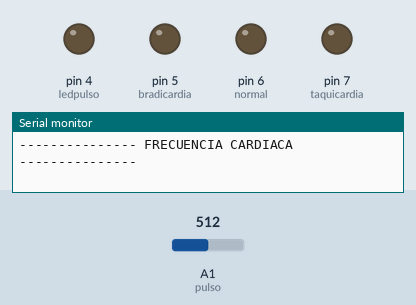
This sketch was run on a simulated Arduino Uno, built with avr-gcc and run on an emulated ATmega328P. Shown: output pins drawn as LEDs (lit = HIGH), the last lines printed to the serial monitor. The inputs (shaded band) are chosen by the test bench; at power-on: A1 (pulso) = 512.

Above: at 0.1 s.
At 4.7 s:
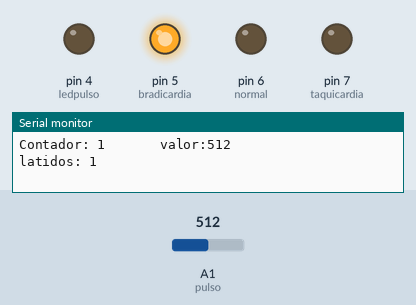
Timing chart, 0 to 6.2 s (numbered marks = the images above):
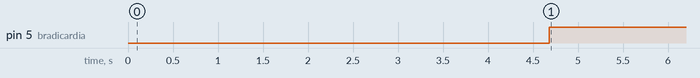

Measured:
- by itself, pin 5 (bradicardia): LOW → HIGH at 4.7 s

The sketch:

sketch_nov16a.ino
```cpp
const int rst=3;
const int start=2;

const int pulso=A1;

const int ledpulso=4;
const  int bradicardia=5;
const int normal=6;
const int taquicardia=7;

int senal=0;
int a=0; //latidos o pulso
int contador=0;
int b=0;

void setup()
{
  pinMode(rst,INPUT_PULLUP);
  pinMode(start,INPUT_PULLUP);
  pinMode(pulso,INPUT);
  pinMode(ledpulso,OUTPUT);
  pinMode(bradicardia,OUTPUT);
  pinMode(normal,OUTPUT);
  pinMode(taquicardia,OUTPUT);
  Serial.begin(9600);
}

void loop()
{
   bool start = !digitalRead(start); // Lee el estado del boton y lo invierte con !
    if (start )
    {
      Serial.println("--------------- FRECUENCIA CARDIACA ---------------");
      delay(2000); //2 segundo en cargar la siguiente info
      Serial.println("          latidos");
      delay(800);
      Serial.println("por minuto: ");
      delay(800);
      Serial.println(a);
      delay(1000);
      Serial.println("---------------------------------------------------");
      contador=0;
      a=0;
    }
    if (b==1 || contador==0 || b==0 || senal>=0)
    {
    contador++; //esto hace que contador sume 0,1,2...,900
    Serial.print("Contador: ");  //esta es la parte grafica, como se muestra
    Serial.print(contador);
    // Serial.print(",");
    }
    senal=analogRead(pulso);  //muestra los valores del grafico, el pulso
    Serial.print("       valor:");
    Serial.print(senal);
    // Serial.print(",");

    if (senal>=150)  //senal= x se le suma un latido
    {
    a=a+1;   //latido+1
    b=1;    //bandera
    }

    if (contador==300)
    {
    a=a*3;
    }
    Serial.print("                   latidos: ");
    Serial.println(a);
    delay(30);

    digitalWrite(ledpulso, LOW);
    if      (a >= 101) {digitalWrite(taquicardia,HIGH);} // se encienden los leds correspondientes
    else  if (a <= 59)  {digitalWrite(bradicardia,HIGH);}
    else                    {digitalWrite(normal,HIGH);}

    if (a==0)
    {
      digitalWrite(7,LOW);
      digitalWrite(6,LOW);
      digitalWrite(5,LOW);
    }
}
```
